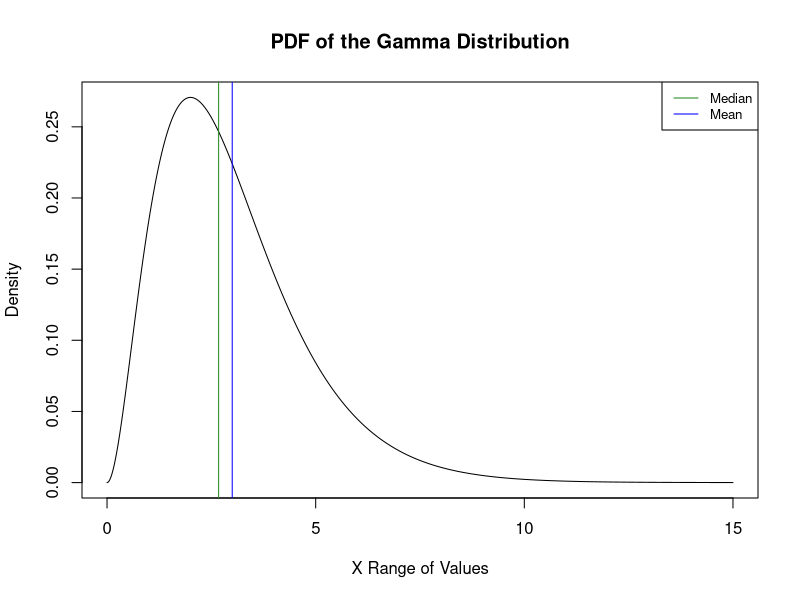
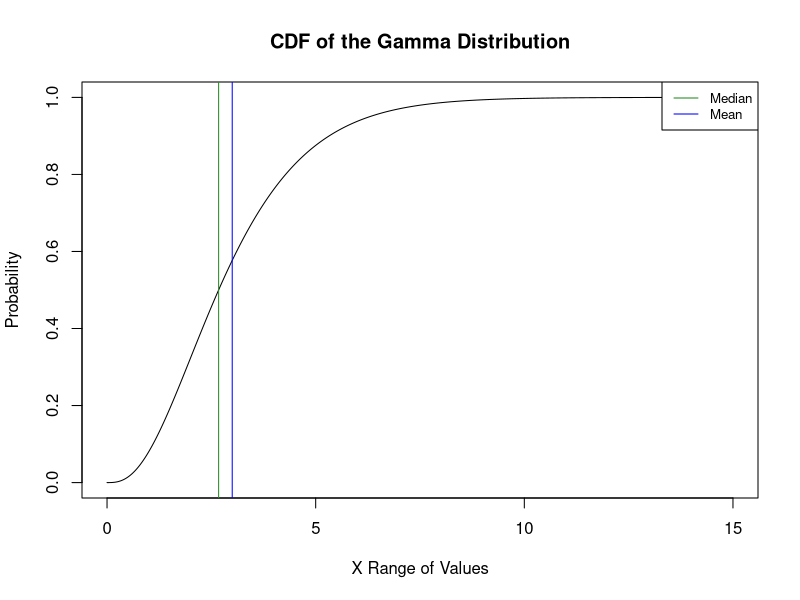
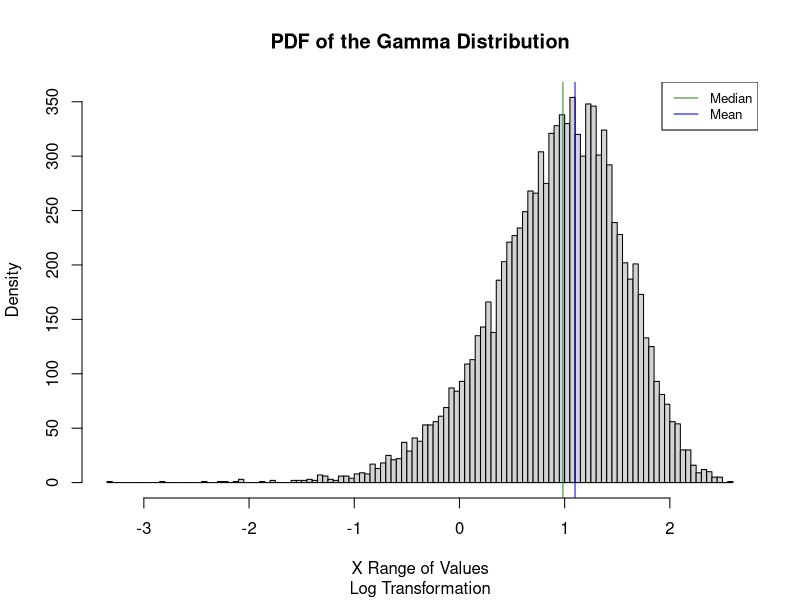
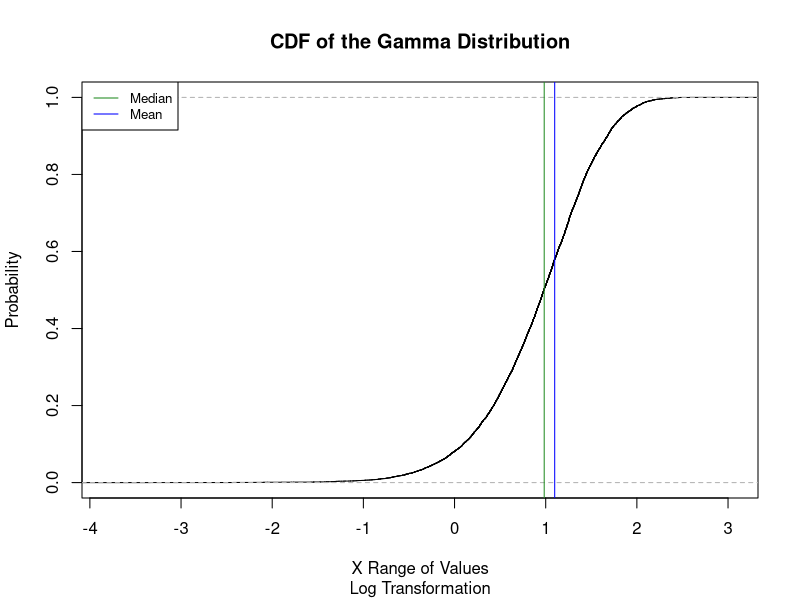
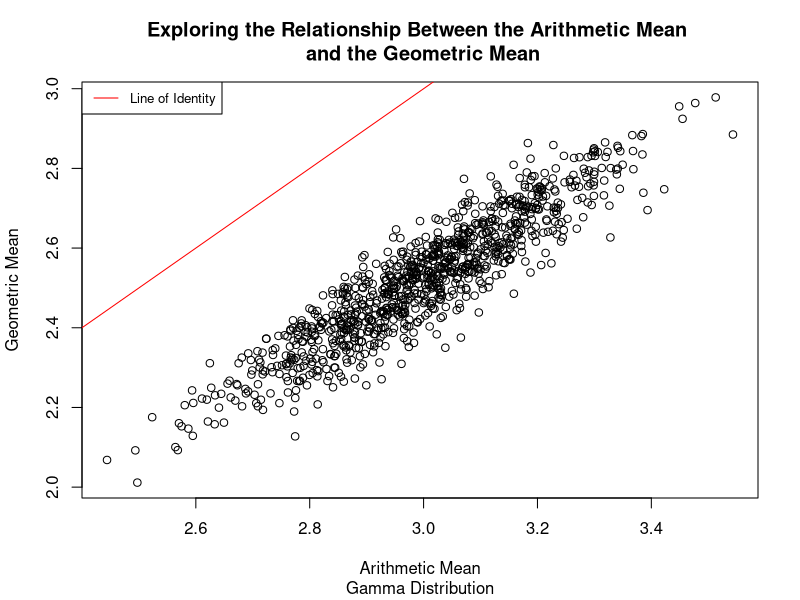
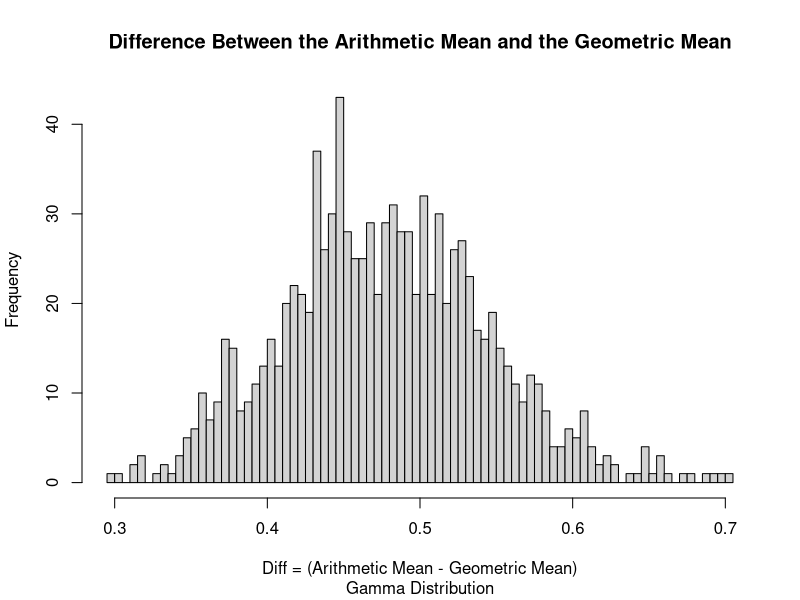
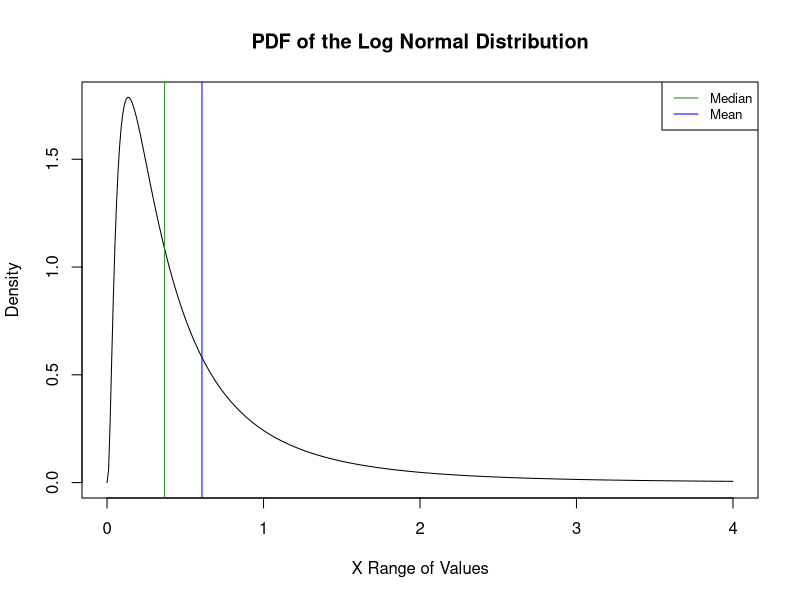
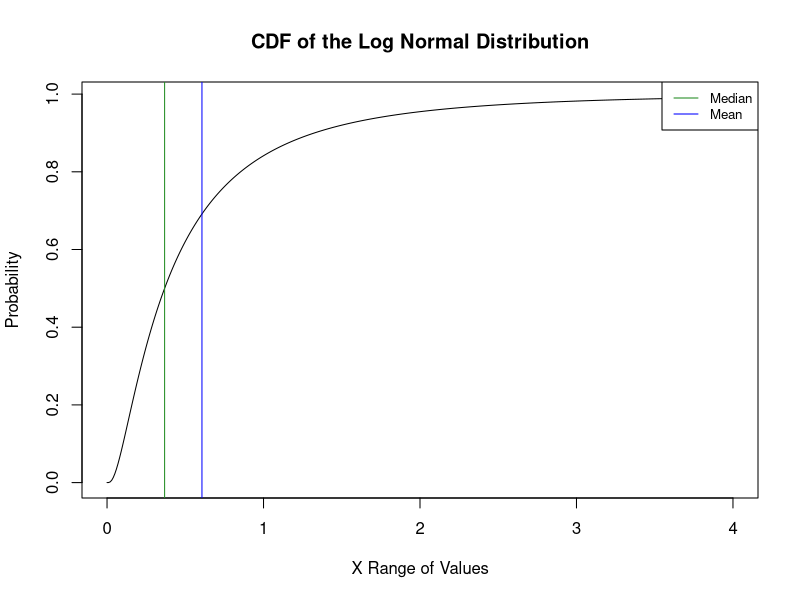

Write R code to recreate these figures, in order.
## ---- chunk 1
knitr::opts_chunk$set(echo=TRUE, warning=FALSE, message=FALSE)
## ---- chunk 2
#parameters
shape = 3
scale = 1

#range
g_range <- seq(0,15,0.01)

#creating the gamma pdf
g_pdf <- dgamma(g_range, shape, scale)

#calculating the mean and median
g_mean <- shape/scale
g_median <- qgamma(0.5, shape, scale)
  
#plot of pdf
plot(g_range,g_pdf, type = "l", main = "PDF of the Gamma Distribution", xlab = "X Range of Values" , ylab = "Density")
abline(v = g_mean, col = "blue")
abline(v = g_median, col = "forestgreen")
legend("topright",legend = c("Median", "Mean"), col = c("forestgreen","blue"), lty=1, cex = 0.8)
## ---- chunk 3
#creating the gamma cdf
g_cdf <- pgamma(g_range, shape, scale)
  
#plot of pdf
plot(g_range,g_cdf, type = "l", main = "CDF of the Gamma Distribution", xlab = "X Range of Values" , ylab = "Probability")
abline(v = g_mean, col = "blue")
abline(v = g_median, col = "forestgreen")
legend("topright",legend = c("Median", "Mean"), col = c("forestgreen","blue"), lty=1, cex = 0.8)
## ---- chunk 4
#taking the log tranformation
g <- rgamma(10000, shape, scale)

log_g <- log(g)

#calculating the mean and median
log_g_mean <- log(shape/scale)
log_g_median <- log(qgamma(0.5, shape, scale))

#creating the log gamma pdf
hist(log_g, breaks = 100, main = "PDF of the Gamma Distribution", sub = "Log Transformation", 
     xlab = "X Range of Values" , ylab = "Density")
abline(v = log_g_mean, col = "blue")
abline(v = log_g_median, col = "forestgreen")
legend("topright",legend = c("Median", "Mean"), col = c("forestgreen","blue"), lty=1, cex = 0.8)
## ---- chunk 5
#creating the log gamma cdf
plot(ecdf(log_g), main = "CDF of the Gamma Distribution", sub = "Log Transformation", 
     xlab = "X Range of Values" , ylab = "Probability")
abline(v = log_g_mean, col = "blue")
abline(v = log_g_median, col = "forestgreen")
legend("topleft",legend = c("Median", "Mean"), col = c("forestgreen","blue"), lty=1, cex = 0.8)
## ---- chunk 6
#Arithmetic and geometric sample mean
art_g_mean = NA
geo_g_mean = NA
for (i in 1:1000){
  g_sample <- rgamma(n=100, shape, scale)
  art_g_mean[i] <- mean(g_sample)
  geo_g_mean[i] <- exp(mean(log(g_sample)))
}

#x axis - arithmetic mean, y axis - geometric mean
plot(art_g_mean,geo_g_mean, main = "Exploring the Relationship Between the Arithmetic Mean \n and the Geometric Mean",      xlab = "Arithmetic Mean", ylab = "Geometric Mean", sub = "Gamma Distribution")
abline(0,1, col = "red")
legend("topleft", legend = c("Line of Identity"), col = c("red"), lty = 1, cex = 0.8)
## ---- chunk 7
#difference in the two means
g_mean_diff <- art_g_mean - geo_g_mean

#plotting the difference
hist(g_mean_diff, breaks = 100, main = "Difference Between the Arithmetic Mean and the Geometric Mean", xlab = "Diff = (Arithmetic Mean - Geometric Mean)", ylab = "Frequency", sub = "Gamma Distribution")
## ---- chunk 8
#parameters
ln_m = -1
ln_std = 1

#range
ln_range <- seq(0,4,0.01)

#creating the log norm pdf
ln_pdf <- dlnorm(ln_range, ln_m, ln_std)

#calculating the mean and the median
ln_median <- qlnorm(0.5, ln_m, ln_std)
ln_mean <- exp(-1 + 1^2/2)

#plot of pdf
plot(ln_range,ln_pdf, type = "l", main = "PDF of the Log Normal Distribution", xlab = "X Range of Values" , ylab = "Density")
abline(v = ln_mean, col = "blue")
abline(v = ln_median, col = "forestgreen")
legend("topright",legend = c("Median", "Mean"), col = c("forestgreen","blue"), lty=1, cex = 0.8)
## ---- chunk 9
#creating the log norm cdf
ln_cdf <- plnorm(ln_range, ln_m, ln_std)
  
#plot of pdf
plot(ln_range,ln_cdf, type = "l", main = "CDF of the Log Normal Distribution",
     xlab = "X Range of Values" , ylab = "Probability")
abline(v = ln_mean, col = "blue")
abline(v = ln_median, col = "forestgreen")
legend("topright",legend = c("Median", "Mean"), col = c("forestgreen","blue"), lty=1, cex = 0.8)
## ---- chunk 10
#taking the log transformation
ln <- rlnorm(10000, ln_m, ln_std)

log_ln <- log(ln)

#calculating the mean and the median
log_ln_mean <- log(exp(-1 + 1^2/2))
log_ln_median <- log(exp(-1))

#creating the log of the log normal pdf
hist(log_ln, breaks = 100,main = "PDF of the Log Normal Distribution", sub = "Log Transformation", 
     xlab = "X Range of Values", ylab = "Density")
abline(v = log_ln_mean, col = "blue")
abline(v = log_ln_median, col = "forestgreen")
legend("topright",legend = c("Median", "Mean"), col = c("forestgreen","blue"), lty=1, cex = 0.8)
## ---- chunk 11
#creating the log of the log normal cdf
plot(ecdf(log_ln), main = "CDF of the Log Normal Distribution", sub = "Log Transformation", 
     xlab = "X Range of Values" , ylab = "Probability")
abline(v = log_ln_mean, col = "blue")
abline(v = log_ln_median, col = "forestgreen")
legend("topright",legend = c("Median", "Mean"), col = c("forestgreen","blue"), lty=1, cex = 0.8)
## ---- chunk 12
#Arithmetic and geometric sample mean
art_ln_mean = NA
geo_ln_mean = NA
for (i in 1:1000){
  ln_sample <- rlnorm(n=100, ln_m, ln_std)
  art_ln_mean[i] <- mean(ln_sample)
  geo_ln_mean[i] <- exp(mean(log(ln_sample)))
}

#x axis - arithmetic mean, y axis - geometric mean
plot(art_ln_mean,geo_ln_mean, main = "Exploring the Relationship Between the Arithmetic Mean \n and the Geometric Mean",xlab = "Arithmetic Mean", ylab = "Geometric Mean", sub = "Log Normal Distribution")
abline(0,1, col = "red")
legend("bottomright", legend = c("Line of Identity"), col = c("red"), lty = 1, cex = 0.8)
## ---- chunk 13
#difference in the two means
ln_mean_diff <- art_ln_mean - geo_ln_mean

#plotting the difference
hist(ln_mean_diff, breaks = 100, main = "Difference Between the Arithmetic Mean and the Geometric Mean", xlab = "Diff = (Arithmetic Mean - Geometric Mean)", ylab = "Frequency", sub = "Log Normal Distribution")
## ---- chunk 14
#parameters
min = 0
max = 12

#range
u_range <- seq(-1,13,0.01)

#creating the uniform pdf
u_pdf <- dunif(u_range, min, max)

#calculating the mean and the median
u_median <- qunif(0.5, min, max)
u_mean <- (max + min)/2
  
#plot of pdf
plot(u_range,u_pdf, type = "l", main = "PDF of the Uniform Distribution", xlab = "X Range of Values" , ylab = "Density")
abline(v = u_mean, col = "blue")
abline(v = u_median, col = "forestgreen")
legend("topright",legend = c("Median", "Mean"), col = c("forestgreen","blue"), lty=1, cex = 0.8)
## ---- chunk 15
#creating the uniform cdf
u_cdf <- punif(u_range, min, max)
  
#plot of pdf
plot(u_range,u_cdf, type = "l", main = "CDF of the Uniform Distribution", xlab = "X Range of Values" , ylab = "Probability")
abline(v = u_mean, col = "blue")
abline(v = u_median, col = "forestgreen")
legend("bottomright",legend = c("Median", "Mean"), col = c("forestgreen","blue"), lty=1, cex = 0.8)
## ---- chunk 16
#taking the log transformation
unif <- runif(10000, min, max)

log_u <- log(unif)

#calculating the mean and the median
log_u_mean <- log((max + min)/2)
log_u_median <- log(6)

#creating the log uniform pdf
hist(log_u, breaks = 100, main = "PDF of the Uniform Distribution", sub = "Log Transformation", 
     xlab = "X Range of Values", ylab = "Density")
abline(v = log_u_mean, col = "blue")
abline(v = log_u_median, col = "forestgreen")
legend("topleft",legend = c("Median", "Mean"), col = c("forestgreen","blue"), lty=1, cex = 0.8)
## ---- chunk 17
#creating the log uniform cdf
plot(ecdf(log_u), main = "CDF of the Uniform Distribution", sub = "Log Transformation", 
     xlab = "X Range of Values", ylab = "Probability")
abline(v = log_u_mean, col = "blue")
abline(v = log_u_median, col = "forestgreen")
legend("topleft",legend = c("Median", "Mean"), col = c("forestgreen","blue"), lty=1, cex = 0.8)
## ---- chunk 18
#Arithmetic and geometric sample mean
art_u_mean = NA
geo_u_mean = NA
for (i in 1:1000){
  u_sample <- runif(n=100, min, max)
  art_u_mean[i] <- mean(u_sample)
  geo_u_mean[i] <- exp(mean(log(u_sample)))
}

#x axis - arithmetic mean, y axis - geometric mean
plot(art_u_mean,geo_u_mean, main = "Exploring the Relationship Between the Arithmetic Mean \n and the Geometric Mean", xlab = "Arithmetic Mean", ylab = "Geometric Mean", sub = "Uniform Distribution")
abline(0,1, col = "red")
legend("bottomright", legend = c("Line of Identity"), col = c("red"), lty = 1, cex = 0.8)
## ---- chunk 19
#difference in the two means
u_mean_diff <- art_u_mean - geo_u_mean

#plotting the difference
hist(u_mean_diff, breaks = 100, main = "Difference Between the Arithmetic Mean and the Geometric Mean", xlab = "Diff = (Arithmetic Mean - Geometric Mean)", ylab = "Frequency", sub = "Uniform Distribution")
## ---- chunk 20
#gamma distribution
#generate 1,000 random distributions
xgamma <- data.frame()
for (i in 1:1000){
  x <- rgamma(1000,shape,scale)
  xgamma[i,"E_log_gamma"] <- mean(log(x))
  xgamma[i,"log_E_gamma"] <- log(mean(x))
  xgamma[i,"gamma_diff"] <- log(mean(x)) - mean(log(x))
}

#generating a plot
plot(xgamma[,"log_E_gamma"], xgamma[,"E_log_gamma"], main = "Relationship Between in E[log(x)] and log(E[x])", xlab = "Log of the Expected Value", ylab = "The Expected Value Logged")
## ---- chunk 21
hist(xgamma[,"gamma_diff"], main = "Difference Between E[log(x)] and log(E[x])", xlab = "log(E[x]) - E[log(x)]")
## ---- chunk 22
#log normal distribution
#generate 1,000 random distributions
xlnorm <- data.frame()
for (i in 1:1000){
  x <- rlnorm(1000,ln_m,ln_std)
  xlnorm[i,"E_log_lnorm"] <- mean(log(x))
  xlnorm[i,"log_E_lnorm"] <- log(mean(x))
  xlnorm[i,"lnorm_diff"] <- log(mean(x)) - mean(log(x))
}

#generating a plot
plot(xlnorm[,"log_E_lnorm"], xlnorm[,"E_log_lnorm"],main = "Relationship Between in E[log(x)] and log(E[x])", xlab = "Log of the Expected Value", ylab = "The Expected Value Logged")
## ---- chunk 23
hist(xlnorm[,"lnorm_diff"],main = "Difference Between E[log(x)] and log(E[x])", xlab = "log(E[x]) - E[log(x)]")
## ---- chunk 24
#uniform distribution
#generate 1,000 random distributions
xunif <- data.frame()
for (i in 1:1000){
  x <- runif(1000,min,max)
  xunif[i,"E_log_unif"] <- mean(log(x))
  xunif[i,"log_E_unif"] <- log(mean(x))
  xunif[i,"unif_diff"] <- log(mean(x)) - mean(log(x))
}

#generating a plot
plot(xunif[,"log_E_unif"], xunif[,"E_log_unif"],main = "Relationship Between in E[log(x)] and log(E[x])", xlab = "Log of the Expected Value", ylab = "The Expected Value Logged")
## ---- chunk 25
hist(xunif[,"unif_diff"],main = "Difference Between E[log(x)] and log(E[x])", xlab = "log(E[x]) - E[log(x)]")
